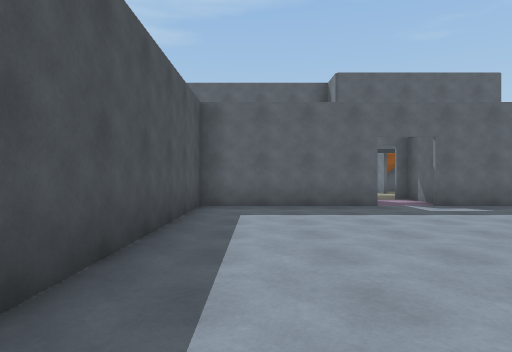
[1] (above)

21 first-person views from a walk through a scene from a Unity 3-D project. The camera is 1.3 m above the floor, looks level and sees 75° across. The floor is counted in squares, 2 m on a side. Each view is taken from the middle of a square. On the plan, view 1 faces up. The plan holds only what a view shows up to about 10 squares ahead; the rest is blank. The place goes on beyond the plan. The player is left out. Surface patterns are stand-ins for the level's own textures.

[2]
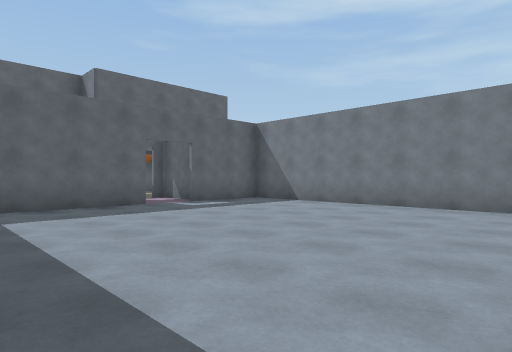

[3]
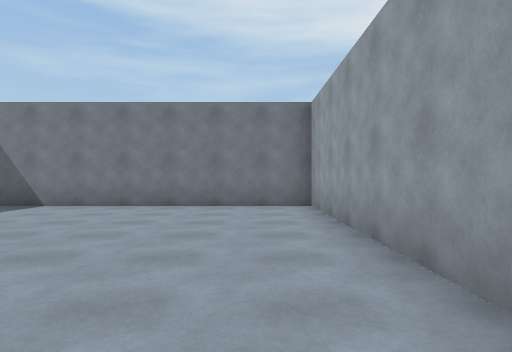

[4]
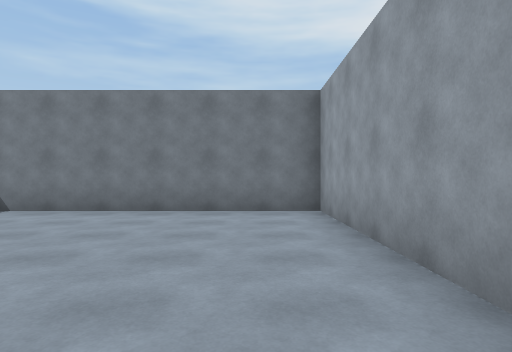

[5]
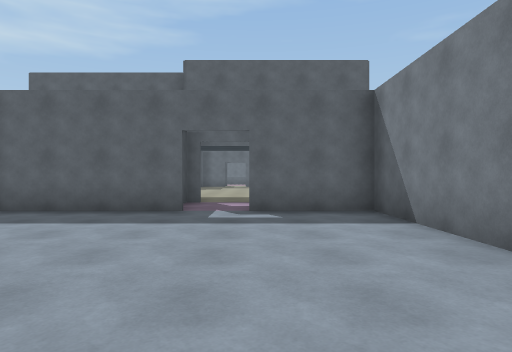

[6]
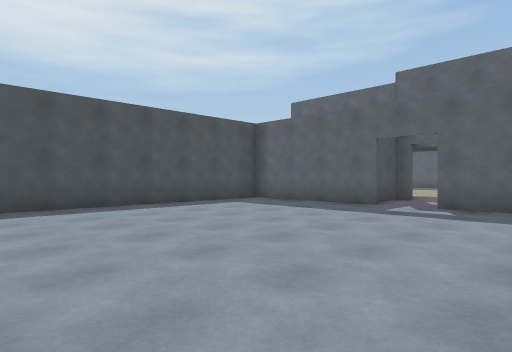

[7]
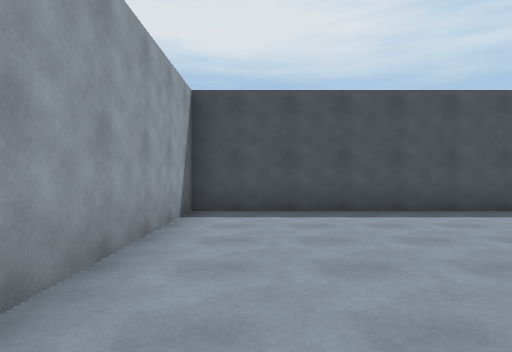

[8]
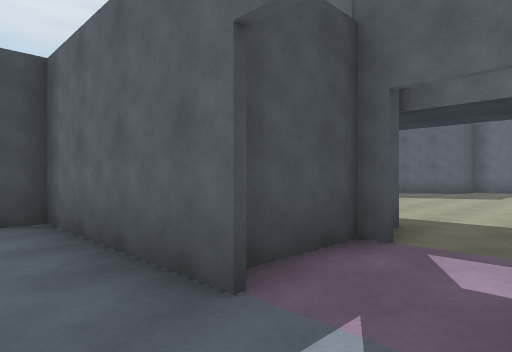

[9]
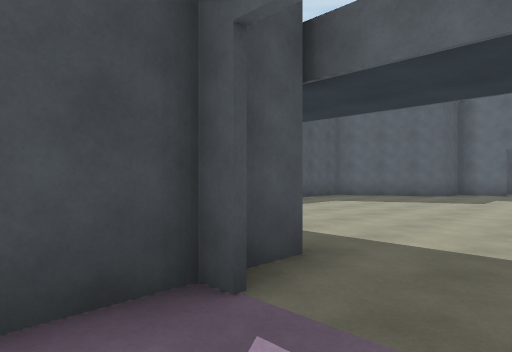

[10]
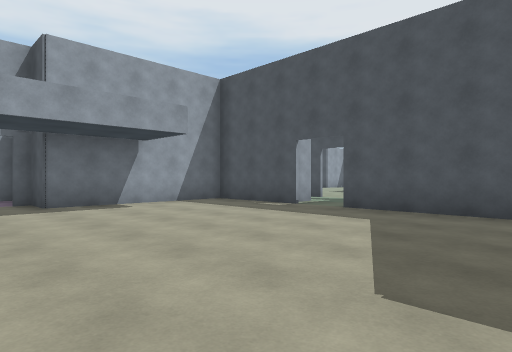

[11]
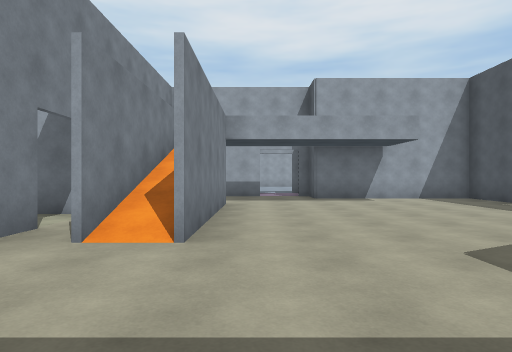

[12]
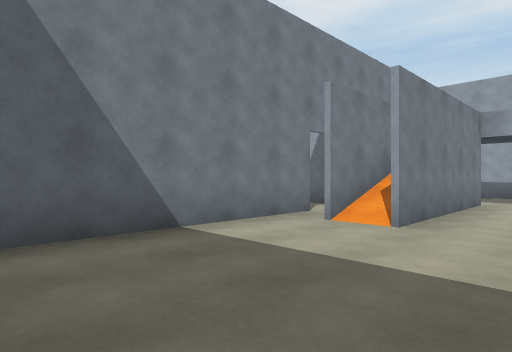

[13]
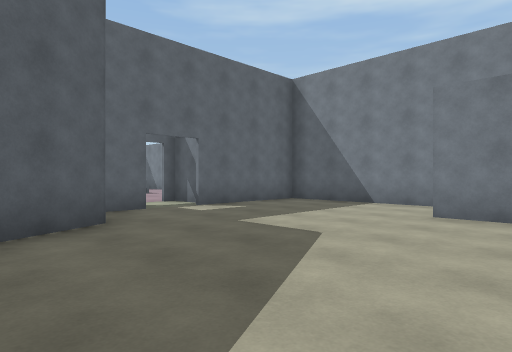

[14]
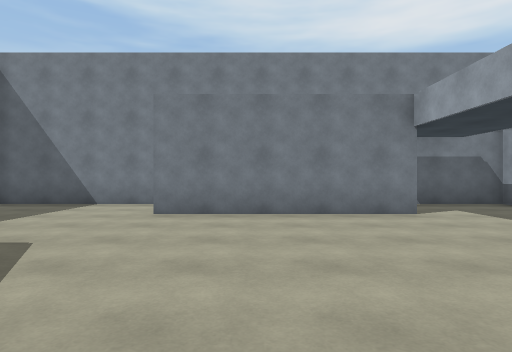

[15]
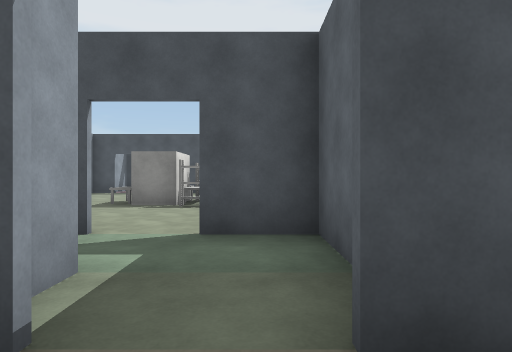

[16]
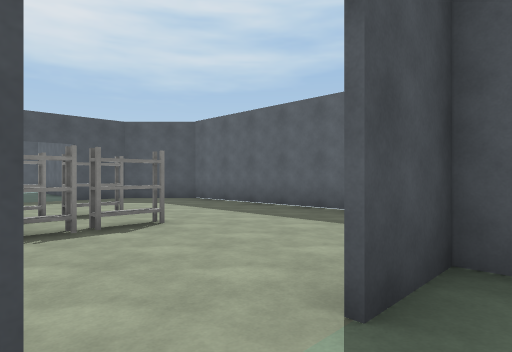

[17]
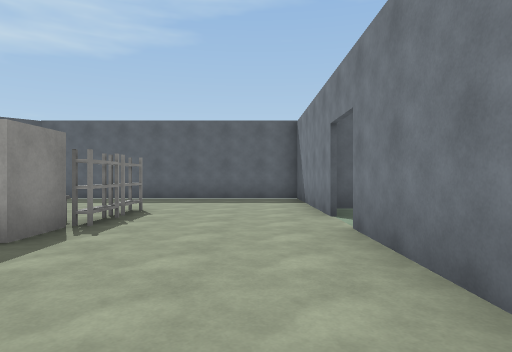

[18]
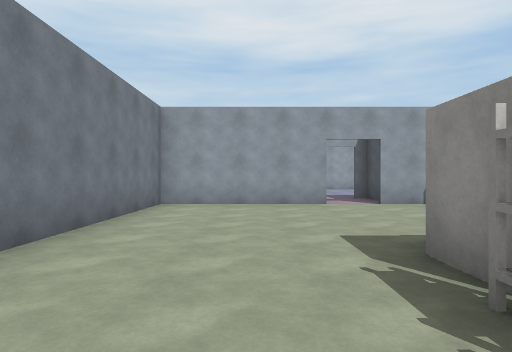

[19]
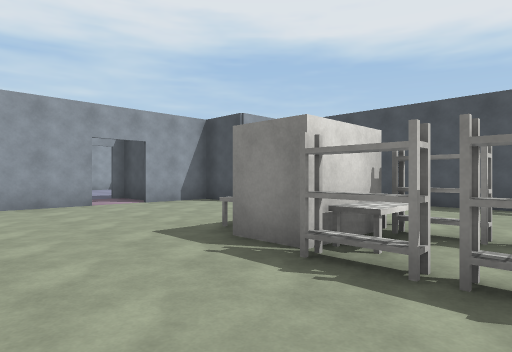

[20]
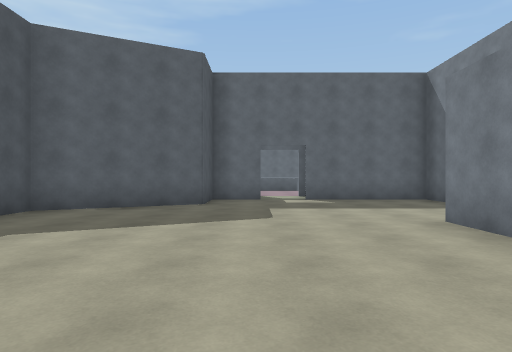

[21]
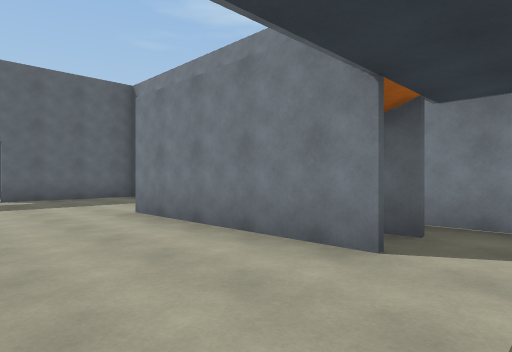

### Floor plan
Ten units are one square. View 1 is at (0, 0); x grows to the right and y downward. Boxes are objects, and circles mark ways between rooms. Rooms are numbered by the first view taken in them; rooms with no view inside come last. Other rooms are left out.
<svg viewBox="-155 -233 227 240">
<path fill="none" stroke="#000" d="M26 -72 -12 -72 -12 2 62 2 62 -72 39 -72M42 -78 42 -92M23 -103 23 -75M57 -142 57 -168M47 -122 47 -168M67 -159 67 -212 34 -212M-22 -131 -22 -103 23 -103M21 -212 8 -212 8 -197 -22 -182 -22 -144M57 -122 57 -128M37 -218 37 -228M45 -93 67 -93 67 -126M-32 -128 -28 -128M-34 -147 -47 -147 -47 -134M-95 -122 -84 -122 -84 -114M-137 -130 -137 -105M-117 -75 -117 -63 -99 -63M-48 -134 -48 -177 -122 -177 -137 -162 -137 -149M-88 -63 -48 -63 -48 -121"/>
<rect x="-105" y="-125" width="10" height="10" fill="#bbb"><title>other object</title></rect>
<rect x="-105" y="-135" width="10" height="10" fill="#bbb"><title>other object</title></rect>
<rect x="-105" y="-145" width="10" height="10" fill="#bbb"><title>other object</title></rect>
<rect x="-95" y="-115" width="10" height="10" fill="#bbb"><title>other object</title></rect>
<rect x="-95" y="-135" width="10" height="10" fill="#bbb"><title>other object</title></rect>
<rect x="-85" y="-135" width="10" height="10" fill="#bbb"><title>other object</title></rect>
<rect x="-85" y="-145" width="10" height="10" fill="#bbb"><title>other object</title></rect>
<circle cx="30" cy="-90" r="3" fill="#2a7"/>
<circle cx="-30" cy="-140" r="3" fill="#2a7"/>
<circle cx="-50" cy="-130" r="3" fill="#2a7"/>
<text x="20" y="-40">1</text>
<text x="20" y="-160">2</text>
<text x="-40" y="-130">3</text>
<text x="-100" y="-120">4</text>
</svg>
Room 1 opens to room 2. Room 2 opens to room 3. Room 3 opens to room 4.

Where each view was taken, in squares from view 1:
view 1: 0 up, 0 right, facing up
view 2: 0 up, 1 left, facing up-right
view 3: 1 up, 1 left, facing right
view 4: 1 up, 0 right, facing right
view 5: 1 up, 4 right, facing up
view 6: 0 up, 6 right, facing up-left
view 7: 1 up, 5 right, facing left
view 8: 6 up, 4 right, facing up-left
view 9: 8 up, 4 right, facing up-left
view 10: 18 up, 4 right, facing down-left
view 11: 20 up, 4 right, facing down
view 12: 21 up, 3 right, facing down-right
view 13: 15 up, 1 left, facing up-right
view 14: 15 up, 1 left, facing right
view 15: 14 up, 1 left, facing left
view 16: 12 up, 4 left, facing up-left
view 17: 8 up, 6 left, facing up
view 18: 14 up, 7 left, facing down
view 19: 14 up, 6 left, facing down-left
view 20: 12 up, 2 right, facing up
view 21: 11 up, 2 right, facing up-right
